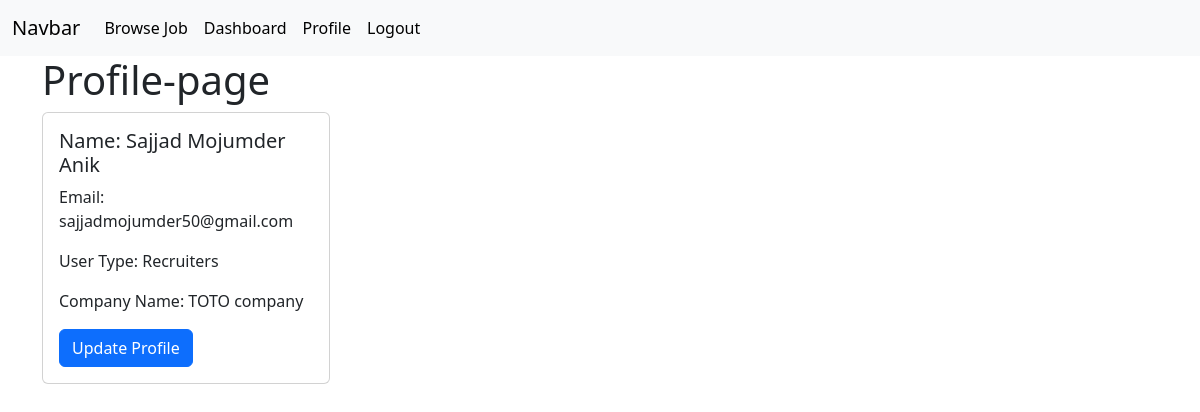
The app's page /profile-page/ (signed in) with its own data.
### JobPortal/models.py (models this page shows, shortened)
class User(AbstractUser):
    USER_TYPES = [
        ('Recruiters','Recruiters'),
        ('Jobseekers','Jobseekers'),
    ]
    display_name = models.CharField(max_length=200,null=True)
    user_type = models.CharField(choices=USER_TYPES,max_length=20,null=True)

class RecruiterProfileModel(models.Model):
    recruiter = models.OneToOneField (
        User,
        on_delete=models.CASCADE,
        related_name='recruiter_profile',
        null=True
    )
    company_name = models.CharField(max_length=200,null= True)
    address = models.TextField(null=True)
    contact = models.CharField(max_length=20,null=True)
    logo = models.ImageField(upload_to='company_logo',null=True)
    created_at = models.DateField(auto_now_add=True,null= True)
    updated_at = models.DateField(auto_now=True,null=True)

### JobPortal/views.py (the view)
# urls.py: path('profile-page/',profile_page,name='profile_page'),
@login_required
def profile_page(request):
    return render (request,'profile.html')

### JobPortal/templates/profile.html (shortened to what this page needs)
{% extends 'master/base.html' %}
{% block content %}
  <h1>Profile-page</h1>
  <div class="card" style="width: 18rem;">
    <div class="card-body">
      <h5 class="card-title">Name: {{request.user.display_name}} </h5>
      <p class="card-text">Email: {{request.user.email}} </p>
      <p class="card-text">User Type: {{request.user.user_type}} </p>
      {% if request.user.user_type == 'Recruiters' %}
      <p>Company Name: {{request.user.recruiter_profile.company_name}} </p>
      {% else %}
      <p>SKill Sets: {{request.user.jobseeker_profile.skills_set}} </p>
      {% endif %}
      <a href="{% url 'update_profile' %}" class="btn btn-primary">Update Profile</a>
    </div>
  </div>
{% endblock %}

### records on screen
User: user.display_name "Sajjad Mojumder Anik", user.email "sajjadmojumder50@gmail.com", user.user_type "Recruiters", user.recruiter_profile.company_name "TOTO company"
